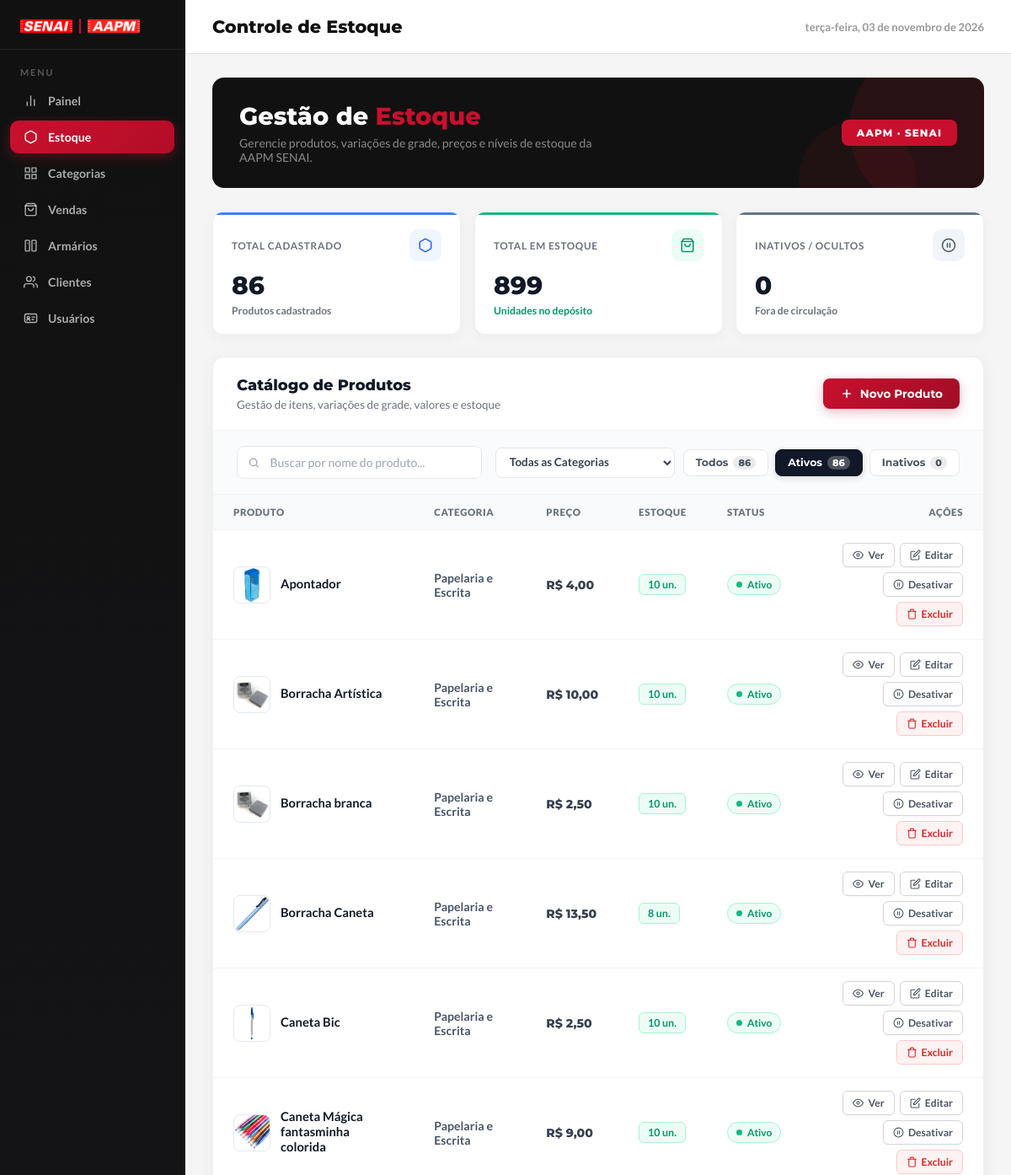
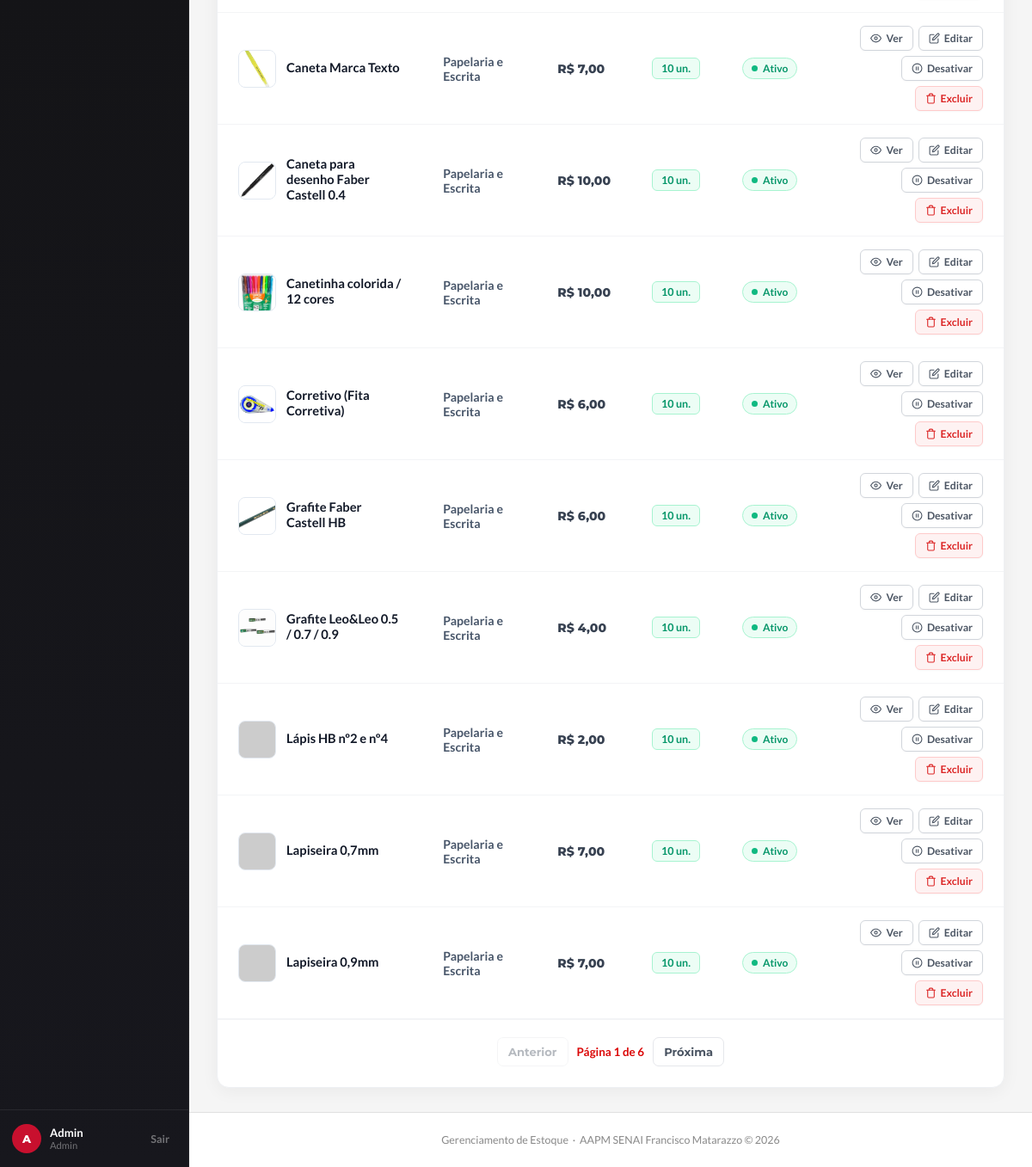
The page /produtos (signed in) on the database as committed earlier (2 pictures, top to bottom).
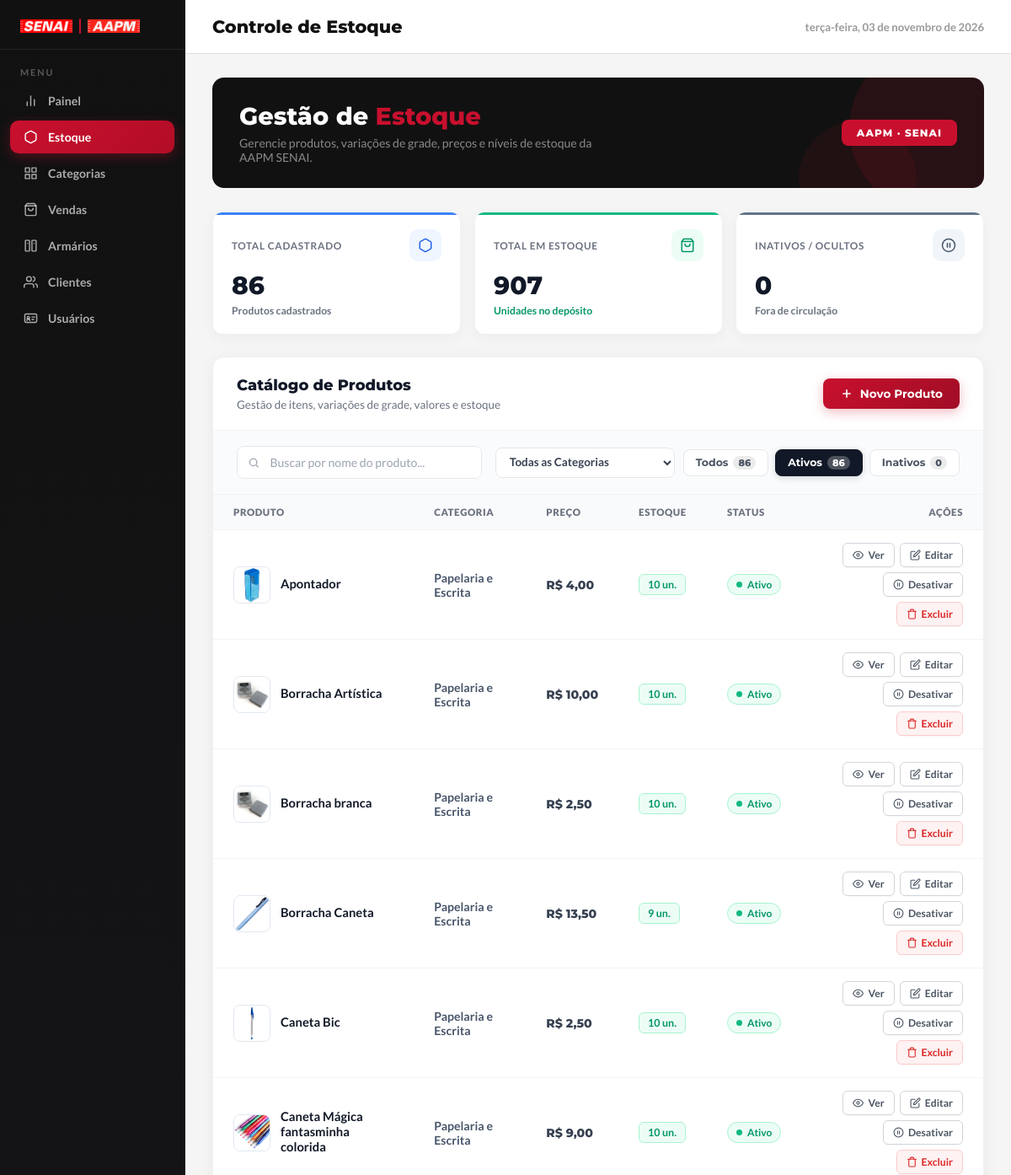
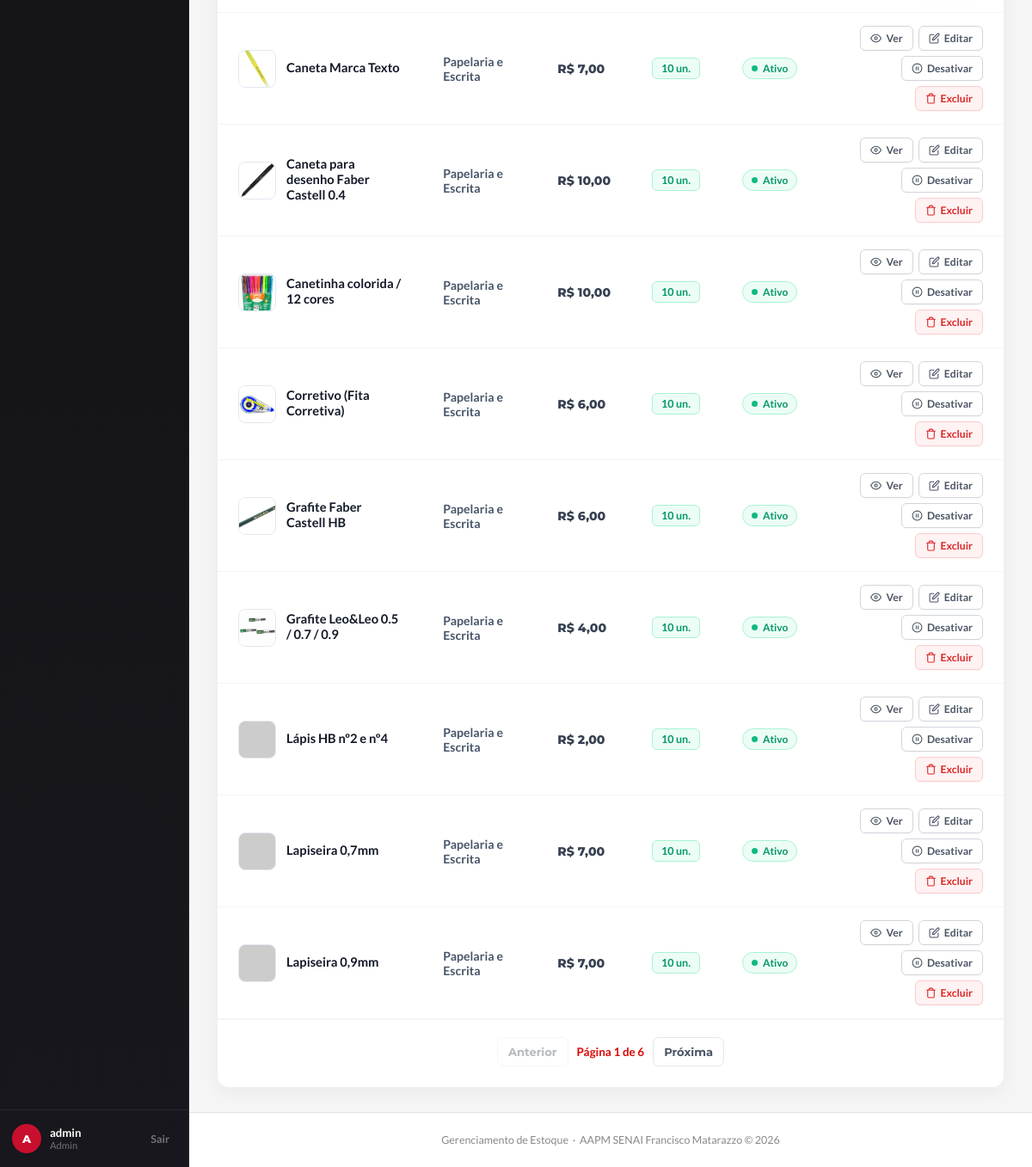
The same page on the database as committed later (2 pictures, top to bottom).
### app/models/produto.py (models this page shows, shortened)
class Produto(Base):
    __tablename__ = "produtos"
    id = Column(Integer, primary_key=True, autoincrement=True, index=True)
    nome = Column(String(100), nullable=False)
    preco = Column(Float, nullable=False, default=0.0)
    estoque_atual = Column(Integer, default=0)
    descricao = Column(String(255), nullable=True)
    ativa = Column(Boolean, default=True)
    imagem_path = Column(String(255), nullable=True)
    categoria_id = Column(Integer, ForeignKey("categorias.id", ondelete="SET NULL"), nullable=False)
    categoria = relationship("Categoria", back_populates="produtos")
    variacoes = relationship("ProdutoVariacao", back_populates="produto", cascade="all, delete-orphan", lazy="select")

### app/models/categoria.py (models this page shows)
class Categoria(Base):
    __tablename__ = "categorias"
    id = Column(Integer, primary_key=True, autoincrement=True, index=True)
    nome = Column(String(50), unique=True, nullable=False)
    ativa = Column(Boolean, default=True)
    produtos = relationship("Produto", back_populates="categoria", lazy="select")

### app/controllers/produto_controller.py (the view)
@router.get("")
def listar_produtos(
    request: Request,
    busca: str = "",
    categoria_id: int = 0,
    status: str = "ativos",
    db: Session = Depends(get_db),
    page: int = 1,
    per_page: int = 15,
    usuario = Depends(get_usuario_logado)
):
    query = db.query(Produto)
    if status == "inativos":
        query = query.filter(Produto.ativa == False)
    elif status == "ativos":
        query = query.filter(Produto.ativa == True)
    else:
        status = "todos"
    if busca:
        query = query.filter(Produto.nome.ilike(f"%{busca}%"))
    if categoria_id:
        query = query.filter(Produto.categoria_id == categoria_id)
    total_produtos = query.count()
    total_estoque = query.with_entities(
        func.coalesce(func.sum(Produto.estoque_atual), 0)
    ).scalar()
    page = max(page, 1)
    per_page = max(per_page, 1)
    total_pages = math.ceil(total_produtos / per_page) if total_produtos else 1
    page = min(page, total_pages)
    offset = (page - 1) * per_page
    produtos    = query.offset(offset).limit(per_page).all()
    categorias  = db.query(Categoria).filter(Categoria.ativa == True).all()
    return templates.TemplateResponse(
        request,
        "produtos/index.html",
        {
            "request":      request,
            "usuario":      usuario,
            "produtos":     produtos,
            "categorias":   categorias,
            "busca":        busca,
            "categoria_id": categoria_id,
            "status_atual": status,
            "page":         page,
            "per_page":     per_page,
            "total_pages":  total_pages,
            "total_produtos": total_produtos,
            "total_estoque": int(total_estoque or 0)
        }
    )

### app/templates/produtos/index.html (shortened to what the changed rows need)
<!DOCTYPE html>
<html lang="pt-BR">
<head>
  <link rel="stylesheet" href="/static/css/estoque.css?v=26" />
  <link rel="stylesheet" href="/static/css/transicoes.css?v=1" />
</head>
<body>
  <aside class="barra-lateral" id="barraLateral">
    <div class="barra-rodape">
      <div class="barra-usuario">
        <div class="info-usuario">
          <strong>{{ usuario.nome if usuario and usuario.nome else 'Usuário' }}</strong>
          <small>{{ usuario.role|capitalize if usuario and usuario.role else 'Usuário' }}</small>
        </div>
      </div>
    </div>
  </aside>
  <div class="conteudo-principal">
    <header class="cabecalho-pagina">
      <div class="cabecalho-titulo">
        <h1>Controle de Estoque</h1>
      </div>
    </header>
    <main class="area-conteudo">
      <div class="bloco-boas-vindas">
        <div class="bv-texto">
          <h2>Gestão de <span>Estoque</span></h2>
        </div>
      </div>
      {% set v_itens = total_estoque if total_estoque is defined else (produtos | map(attribute='estoque_atual') | sum if produtos else 0) %}
      <div class="grade-metricas" style="grid-template-columns: repeat(auto-fit, minmax(220px, 1fr));">
        <div class="card-metrica card-disponivel" onclick="window.location.href='/produtos?status=ativos&categoria_id={{ categoria_id }}&busca={{ busca }}'" style="cursor: pointer;" title="Ver produtos ativos">
          <div class="cm-topo">
            <span class="cm-label">Total em Estoque</span>
            <div class="cm-icone verde">
            </div>
          </div>
          <div class="cm-valor" id="metricaTotalItens">{{ v_itens }}</div>
          <div class="cm-variacao disponivel">Unidades no depósito</div>
        </div>
      </div>
      <div class="armarios-card">
        <div class="tabela-container">
          <table class="tabela-armarios">
            <thead>
              <tr>
                <th>Produto</th>
                <th>Categoria</th>
                <th>Preço</th>
                <th>Estoque</th>
                <th>Status</th>
                <th style="text-align: right;">Ações</th>
              </tr>
            </thead>
            <tbody id="tabelaProdutos">
              {% for p in produtos %}
              <tr
                data-status="{{ 'ativo' if p.ativa else 'inativo' }}"
                data-ativa="{{ 'true' if p.ativa else 'false' }}"
                data-categoria-id="{{ p.categoria_id or '' }}"
                data-estoque="{{ p.estoque_atual or 0 }}">
                <td>
                  <div class="produto-celula">
                    <img src="{{ p.imagem_url }}" alt="{{ p.nome }}" class="produto-thumb" onerror="this.src='https://placehold.co/300x300?text=Sem+Imagem'" />
                    <div>
                      <div class="produto-info-titulo">{{ p.nome }}</div>
                    </div>
                  </div>
                </td>
                <td>
                  <strong style="color: #475569;">{{ p.categoria.nome if p.categoria else "—" }}</strong>
                </td>
                <td class="td-preco">
                  R$ {{ "%.2f"|format(p.preco)|replace('.', ',') }}
                </td>
                <td>
                  {% if not p.ativa %}
                  <span class="chip-estoque esgotado">Desativado</span>
                  {% elif p.estoque_atual <= 0 %}
                  <span class="chip-estoque esgotado">0 un.</span>
                  {% else %}
                  <span class="chip-estoque em-estoque">{{ p.estoque_atual }} un.</span>
                  {% endif %}
                </td>
                <td>
                  {% if p.ativa %}
                  <span class="tag-tipo verde">
                    <span class="ponto-status"></span> Ativo
                  </span>
                  {% else %}
                  <span class="tag-tipo cinza">
                    <span class="ponto-status"></span> Inativo
                  </span>
                  {% endif %}
                </td>
                <td>
                  <div class="acoes-armario" style="justify-content: flex-end;">
                    <button
                      type="button"
                      class="btn-acao btn-abrir-ver"
                      data-id="{{ p.id }}"
                      data-nome="{{ p.nome }}"
                      data-categoria-nome="{{ p.categoria.nome if p.categoria else '—' }}"
                      data-categoria-id="{{ p.categoria_id or '' }}"
                      data-preco="{{ p.preco }}"
                      data-estoque="{{ p.estoque_atual or 0 }}"
                      data-ativa="{{ 'true' if p.ativa else 'false' }}"
                      data-imagem-url="{{ p.imagem_url }}"
                      data-descricao="{{ p.descricao or '' }}"
                      onclick="abrirModalVerBtn(this)"
                      title="Ver detalhes completos do produto">
                      <svg viewBox="0 0 24 24"><path d="M1 12s4-8 11-8 11 8 11 8-4 8-11 8-11-8-11-8z"/><circle cx="12" cy="12" r="3"/></svg>
                      Ver
                    </button>
                    {% if usuario and usuario.role == 'admin' %}
                    <button
                      type="button"
                      class="btn-acao btn-editar"
                      data-id="{{ p.id }}"
                      data-nome="{{ p.nome }}"
                      data-categoria-nome="{{ p.categoria.nome if p.categoria else '—' }}"
                      data-categoria-id="{{ p.categoria_id or '' }}"
                      data-preco="{{ p.preco }}"
                      data-estoque="{{ p.estoque_atual or 0 }}"
                      data-ativa="{{ 'true' if p.ativa else 'false' }}"
                      data-imagem-url="{{ p.imagem_url }}"
                      data-descricao="{{ p.descricao or '' }}"
                      onclick="abrirModalEditarBtn(this)"
                      title="Editar produto">
                      <svg viewBox="0 0 24 24"><path d="M11 4H4a2 2 0 0 0-2 2v14a2 2 0 0 0 2 2h14a2 2 0 0 0 2-2v-7"/><path d="M18.5 2.5a2.121 2.121 0 0 1 3 3L12 15l-4 1 1-4 9.5-9.5z"/></svg>
                      Editar
                    </button>
                    {% if p.ativa %}
                    <button
                      type="button"
                      class="btn-acao btn-toggle-desativar"
                      data-id="{{ p.id }}"
                      data-nome="{{ p.nome }}"
                      data-acao="desativar"
                      onclick="abrirModalToggleBtn(this)"
                      title="Desativar produto">
                      <svg viewBox="0 0 24 24"><circle cx="12" cy="12" r="10"/><line x1="10" y1="15" x2="10" y2="9"/><line x1="14" y1="15" x2="14" y2="9"/></svg>
                      Desativar
                    </button>
                    {% endif %}
                    <button
                      type="button"
                      class="btn-acao btn-excluir"
                      data-id="{{ p.id }}"
                      data-nome="{{ p.nome }}"
                      onclick="abrirModalExcluirBtn(this)"
                      title="Excluir permanentemente">
                      <svg viewBox="0 0 24 24"><polyline points="3 6 5 6 21 6"/><path d="M19 6v14a2 2 0 0 1-2 2H7a2 2 0 0 1-2-2V6m3 0V4a2 2 0 0 1 2-2h4a2 2 0 0 1 2 2v2"/></svg>
                      Excluir
                    </button>
                    {% endif %}
                  </div>
                </td>
              </tr>
              {% endfor %}
            </tbody>
          </table>
        </div>
      </div>
    </main>
  </div>
</body>
</html>

Rows that differ between the two databases and show on the page:
changed Produto "Borracha Caneta": estoque_atual "8" → "9"
Other text that changed with them:
{{ usuario.nome if usuario and usuario.nome else 'Usuário' }}: "Admin" → "admin"
{{ v_itens }}: "899" → "907"
